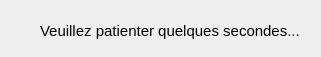
<?xml version="1.0" encoding="UTF-8"?>
<ui version="4.0">
 <class>BDWait</class>
 <widget class="QDialog" name="BDWait">
  <property name="geometry">
   <rect>
    <x>0</x>
    <y>0</y>
    <width>321</width>
    <height>57</height>
   </rect>
  </property>
  <property name="minimumSize">
   <size>
    <width>321</width>
    <height>57</height>
   </size>
  </property>
  <property name="maximumSize">
   <size>
    <width>321</width>
    <height>57</height>
   </size>
  </property>
  <property name="windowTitle">
   <string>Dialog</string>
  </property>
  <widget class="QLabel" name="label">
   <property name="geometry">
    <rect>
     <x>40</x>
     <y>10</y>
     <width>291</width>
     <height>41</height>
    </rect>
   </property>
   <property name="font">
    <font>
     <pointsize>11</pointsize>
    </font>
   </property>
   <property name="text">
    <string>Veuillez patienter quelques secondes...</string>
   </property>
  </widget>
 </widget>
 <resources/>
 <connections/>
</ui>
